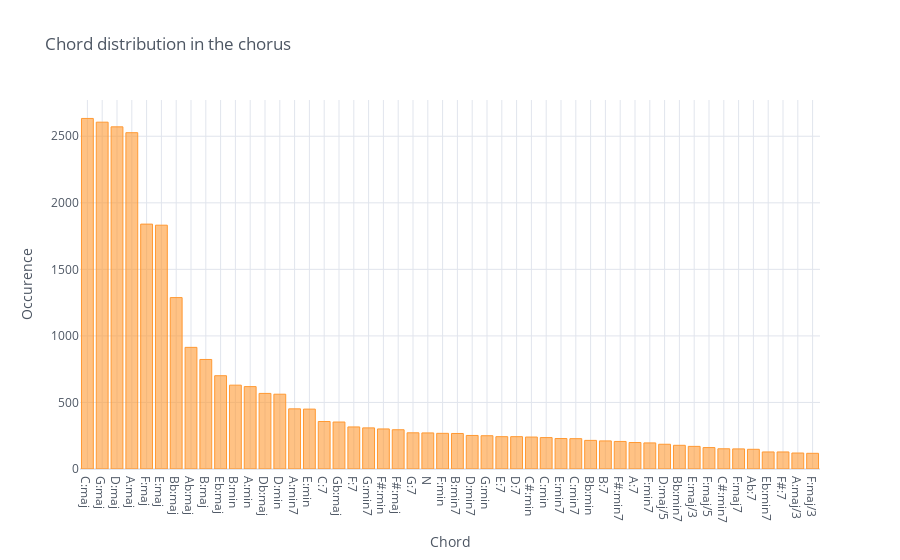

The notebook cell this image was saved under:
### Code cell
chord_distribution('chorus')

### Figure 1 — Plotly figure (JSON) as saved in the notebook; plotly's stock layout.template omitted (floating-point values rounded to 4 significant figures)
{"data": [{"marker": {"color": "rgba(255, 153, 51, 0.6)", "line": {"color": "rgba(255, 153, 51, 1.0)", "width": 1}}, "name": "chord", "orientation": "v", "text": "", "type": "bar", "x": ["C:maj", "G:maj", "D:maj", "A:maj", "F:maj", "E:maj", "Bb:maj", "Ab:maj", "B:maj", "Eb:maj", "B:min", "A:min", "Db:maj", "D:min", "A:min7", "E:min", "C:7", "Gb:maj", "F:7", "G:min7", "F#:min", "F#:maj", "G:7", "N", "F:min", "B:min7", "D:min7", "G:min", "E:7", "D:7", "C#:min", "C:min", "E:min7", "C:min7", "Bb:min", "B:7", "F#:min7", "A:7", "F:min7", "D:maj/5", "Bb:min7", "E:maj/3", "F:maj/5", "C#:min7", "F:maj7", "Ab:7", "Eb:min7", "F#:7", "A:maj/3", "F:maj/3"], "y": [2634, 2606, 2571, 2527, 1840, 1832, 1288, 914, 823, 701, 630, 619, 568, 562, 452, 450, 357, 353, 316, 309, 301, 295, 272, 271, 268, 267, 252, 250, 243, 243, 240, 236, 229, 228, 215, 211, 207, 199, 196, 186, 178, 170, 161, 152, 151, 148, 128, 128, 120, 118]}], "layout": {"legend": {"bgcolor": "#FFFFFF", "font": {"color": "#4D5663"}}, "paper_bgcolor": "#FFFFFF", "plot_bgcolor": "#FFFFFF", "title": {"font": {"color": "#4D5663"}, "text": "Chord distribution in the chorus"}, "xaxis": {"gridcolor": "#E1E5ED", "showgrid": true, "tickfont": {"color": "#4D5663"}, "title": {"font": {"color": "#4D5663"}, "text": "Chord"}, "zerolinecolor": "#E1E5ED"}, "yaxis": {"gridcolor": "#E1E5ED", "showgrid": true, "tickfont": {"color": "#4D5663"}, "title": {"font": {"color": "#4D5663"}, "text": "Occurence"}, "zerolinecolor": "#E1E5ED"}}}
